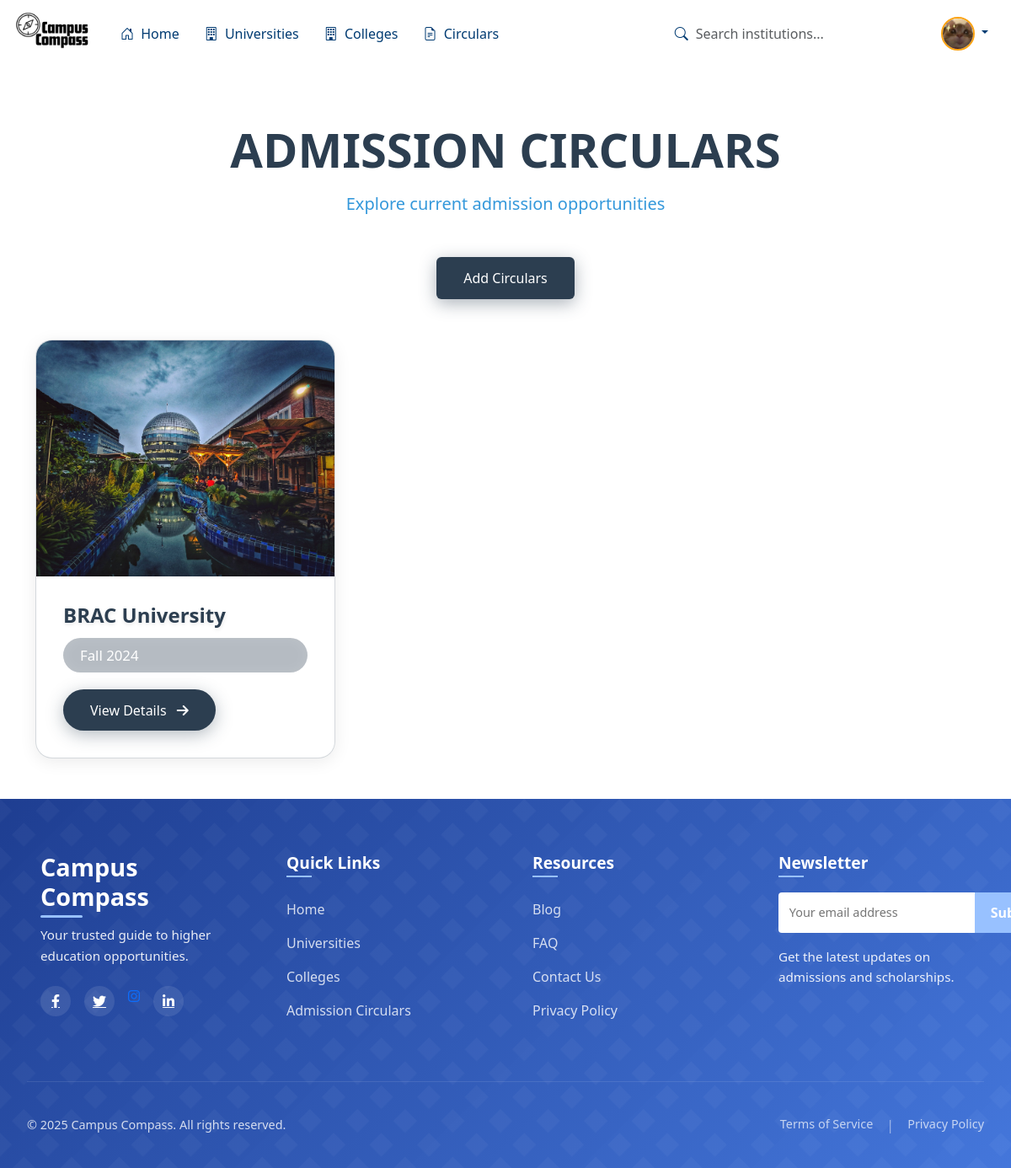
/circulars/ (signed in), run on the app's committed database.
### CC/models.py (models this page shows, shortened)
class CustomUser(AbstractUser):
    groups = models.ManyToManyField(
        'auth.Group',
        verbose_name='groups',
        blank=True,
        help_text='The groups this user belongs to.',
        related_name="customuser_groups",
        related_query_name="customuser",
    )
    user_permissions = models.ManyToManyField(
        'auth.Permission',
        verbose_name='user permissions',
        blank=True,
        help_text='Specific permissions for this user.',
        related_name="customuser_permissions",
        related_query_name="customuser",
    )
    class Meta:
        db_table = 'custom_user'
        verbose_name = 'User'
        verbose_name_plural = 'Users'

class Profile(models.Model):
    user = models.OneToOneField(User, on_delete=models.CASCADE)
    profile_pic = models.ImageField(upload_to='profile_pics/', null=True, blank=True,
                                    validators=[FileExtensionValidator(allowed_extensions=['jpg', 'jpeg', 'png'])])
    bio = models.TextField(max_length=500, blank=True, null=True)
    phone_regex = RegexValidator(
        regex=r'^\+?1?\d{9,15}$',
        message="Phone number must be entered in the format: '+999999999'"
    )
    phone_number = models.CharField(validators=[phone_regex], max_length=17, blank=True, null=True)
    birth_date = models.DateField(null=True, blank=True)
    GENDER_CHOICES = (('M', 'Male'), ('F', 'Female'), ('O', 'Other'))
    gender = models.CharField(max_length=1, choices=GENDER_CHOICES, blank=True, null=True)
    address = models.CharField(max_length=255, blank=True, null=True)
    city = models.CharField(max_length=100, blank=True, null=True)
    country = models.CharField(max_length=100, blank=True, null=True)
    website = models.URLField(max_length=200, blank=True, null=True)
    twitter = models.CharField(max_length=100, blank=True, null=True)
    facebook = models.CharField(max_length=100, blank=True, null=True)
    instagram = models.CharField(max_length=100, blank=True, null=True)
    linkedin = models.CharField(max_length=100, blank=True, null=True)
    created_at = models.DateTimeField(auto_now_add=True)
    updated_at = models.DateTimeField(auto_now=True)
    class Meta:
        verbose_name_plural = "Profiles"

class InstituteInfo(models.Model):
    title = models.CharField(max_length=100)
    category = models.ForeignKey(Category, on_delete=models.CASCADE)
    description = models.TextField()
    location = models.CharField(max_length=100)
    nearby_hostels = models.CharField(max_length=100)
    rank = models.CharField(max_length=100)
    department = models.CharField(max_length=100)
    contact = models.TextField()
    status_choices = (
        ('Closed', 'Closed'),
        ('Apply', 'Apply')
    )
    status = models.CharField(max_length=50, choices=status_choices, default='Closed')

class InstituteImage(models.Model):
    institute = models.ForeignKey(InstituteInfo, on_delete=models.CASCADE, related_name="images")
    image = models.ImageField(upload_to='institutes/')

class Circular(models.Model):
    institute = models.ForeignKey(InstituteInfo, on_delete=models.CASCADE, related_name='circulars')
    title = models.CharField(max_length=200)
    image = models.ImageField(upload_to='circulars/')
    admission_period = models.CharField(max_length=100, default="Fall 2024")
    programs = models.TextField(default="Undergraduation")
    details = models.TextField()
    published_date = models.DateTimeField(default=timezone.now)
    is_active = models.BooleanField(default=True)

### CC/views.py (the view, shortened to what this page needs)
# urls.py: path('circulars/', CC_views.circulars, name='circulars'),
def circulars(request):
    has_is_active = hasattr(Circular, 'is_active')
    try:
        if has_is_active:
            institutes = InstituteInfo.objects.filter(circulars__is_active=True).distinct().prefetch_related('circulars')
        else:
            institutes = InstituteInfo.objects.filter(circulars__isnull=False).distinct().prefetch_related('circulars')
    except Exception as e:
        institutes = InstituteInfo.objects.filter(circulars__isnull=False).distinct().prefetch_related('circulars')
    return render(request, 'CC/circulars.html', {
        'institutes': institutes,
        'user': request.user,
        'has_is_active': has_is_active
    })

### Template/CC/circulars.html (shortened to what this page needs)
{% extends 'base.html' %}
{% load static %}
{% block content %}
<div id="particles-js"></div>
<div class="container py-5">
    <div class="text-center mb-5">
        <h1 class="display-4 fw-bold mb-3" style="color: var(--primary-blue);">
            ADMISSION CIRCULARS
        </h1>
        <p class="lead" style="color: var(--secondary-blue);">Explore current admission opportunities</p>
    </div>
    <div class="text-center mb-5">
        <a href="{% url 'upload_circular' %}" class="btn btn-primary">Add Circulars</a>
    </div>
    {% if institutes %}
    <div class="row g-4">
        {% for institute in institutes %}
            {% if institute.circulars.all %}
            {% with circular=institute.circulars.first %}
            <div class="col-md-6 col-lg-4">
                <div class="circular-card">
                    <div class="circular-image-container">
                        {% if institute.images.first %}
                        <img src="{{ institute.images.first.image.url }}" class="institute-image" alt="{{ institute.title }}">
                        {% else %}
                        <div class="h-100 d-flex align-items-center justify-content-center" style="background: var(--primary-blue);">
                            <i class="fas fa-image fa-3x text-white-50"></i>
                        </div>
                        {% endif %}
                    </div>
                    <div class="circular-content">
                        <h3 class="institute-title">{{ institute.title }}</h3>
                        <span class="admission-period">{{ circular.admission_period|default:"Admission Open" }}</span>
                        <button class="btn view-details-btn" data-bs-toggle="modal" data-bs-target="#circularModal{{ circular.id }}">
                            View Details <i class="fas fa-arrow-right ms-2"></i>
                        </button>
                    </div>
                </div>
            </div>
            {% endwith %}
            {% endif %}
        {% endfor %}
    </div>
    {% endif %}
</div>
{% endblock %}

### Template/navbar.html (shortened to what this page needs)
{% load static %}
<!DOCTYPE html>
<html lang="en">
<head>
    <link href="https://cdn.jsdelivr.net/npm/bootstrap@5.3.0/dist/css/bootstrap.min.css" rel="stylesheet">
    <link rel="stylesheet" href="https://cdn.jsdelivr.net/npm/bootstrap-icons@1.10.0/font/bootstrap-icons.css">
</head>
<body>
    <nav class="navbar navbar-expand-lg navbar-dark navbar-custom fixed-top">
        <div class="container-fluid">
            <a class="navbar-brand" href="{% url 'Home' %}">
                <img src="{% static 'Images/logo5.png' %}" alt="Campus Compass">
            </a>
            <div class="collapse navbar-collapse" id="navbarContent">
                <ul class="navbar-nav me-auto mb-2 mb-lg-0">
                    <li class="nav-item">
                        <a class="nav-link active" href="{% url 'Home' %}"><i class="bi bi-house-door me-1"></i> Home</a>
                    </li>
                    <li class="nav-item">
                        <a class="nav-link" href="{% url 'Universities' %}"><i class="bi bi-building me-1"></i> Universities</a>
                    </li>
                    <li class="nav-item">
                        <a class="nav-link" href="{% url 'Colleges' %}"><i class="bi bi-building me-1"></i> Colleges</a>
                    </li>
                    <li class="nav-item">
                        <a class="nav-link" href="{% url 'circulars' %}"><i class="bi bi-file-earmark-text me-1"></i> Circulars</a>
                    </li>
                </ul>
                <div class="d-flex align-items-center">
                    <form class="d-flex me-3" action="{% url 'search_results' %}" method="get">
                        <div class="search-container">
                            <i class="bi bi-search search-icon"></i>
                            <input class="form-control search-input" name="q" type="search" placeholder="Search institutions..." aria-label="Search">
                        </div>
                    </form>
                    <div class="dropdown">
                        <a class="nav-link dropdown-toggle" href="#" id="userDropdown" role="button" data-bs-toggle="dropdown" aria-expanded="false">
                            {% if user.is_authenticated and user.profile.profile_pic %}
                                <img src="{{ user.profile.profile_pic.url }}" class="user-avatar">
                            {% else %}
                                <img src="{% static 'Images/default-avatar.png' %}" class="user-avatar">
                            {% endif %}
                        </a>
                    </div>
                </div>
            </div>
        </div>
    </nav>
    <div class="container mt-5 pt-5">
    </div>
</body>
</html>

### Template/base.html (style rules this page uses)
body { background-color: white; background-size: cover; background-position: center; background-attachment: fixed; background-repeat: no-repeat; color: white; }

### Template/navbar.html (style rules this page uses)
:root { --navbar-height: 80px; --text-color: #003b72;; --accent-color: #fca311; --accent-color2: #00000085; }
.navbar-custom { background: transparent !important; height: var(--navbar-height); }
.navbar-brand img { height: 100px; transition: all 0.3s ease; }
.nav-link { color: var(--text-color) !important; font-weight: 500; padding: 8px 15px !important; border-radius: 5px; transition: all 0.3s ease; }
.search-container { position: relative; width: 300px; background: transparent !important; }
.search-input { background: transparent !important; border: none !important; color: var(--text-color) !important; padding-left: 40px !important; border-radius: 50px !important; box-shadow: none !important; }
.search-icon { position: absolute; left: 15px; top: 50%; transform: translateY(-50%); color: var(--text-color); z-index: 10; }
.user-avatar { width: 40px; height: 40px; border-radius: 50%; object-fit: cover; border: 2px solid var(--accent-color); }

### Template/CC/circulars.html (style rules this page uses)
:root { --primary-blue: #2c3e50; --secondary-blue: #3498db; --light-blue: #98c1ff; --card-bg: rgba(255, 255, 255, 0.95); --card-border: rgba(44, 62, 80, 0.2); --text-dark: #2c3e50; --text-light: #7f8c8d; --shadow-light: 0 4px 20px rgba(0, 0, 0, 0.08); --shadow-hover: 0 12px 30px rgba(44, 62, 80, 0.2); --modal-bg: rgba(255, 255, 255, 0.98); --modal-border: rgba(44, 62, 80, 0.1); }
#particles-js { position: fixed; width: 100%; height: 100%; top: 0; left: 0; z-index: -1; background-color: white; }
.circular-card { background: var(--card-bg); backdrop-filter: blur(12px); border-radius: 20px; border: 1px solid var(--card-border); transition: all 0.4s cubic-bezier(0.175, 0.885, 0.32, 1.275); overflow: hidden; box-shadow: var(--shadow-light); height: 100%; display: flex; flex-direction: column; min-height: 450px; position: relative; z-index: 1; }
.circular-card::before { content: ''; position: absolute; top: 0; left: 0; right: 0; bottom: 0; background: linear-gradient( 135deg, rgba(44, 62, 80, 0.1) 0%, transparent 70% ); opacity: 0; transition: opacity 0.4s ease; z-index: -1; }
.circular-image-container { height: 280px; overflow: hidden; position: relative; }
.institute-image { width: 100%; height: 100%; object-fit: cover; transition: transform 0.7s ease; }
.circular-content { padding: 2rem; flex-grow: 1; display: flex; flex-direction: column; }
.institute-title { font-size: 1.5rem; font-weight: 600; margin-bottom: 0.75rem; color: var(--text-dark); text-shadow: 0 2px 5px rgba(0,0,0,0.1); }
.admission-period { font-size: 1.05rem; background: rgba(44, 62, 80, 0.35); color: white; display: inline-block; padding: 0.5rem 1.25rem; border-radius: 50px; margin-bottom: 1.25rem; backdrop-filter: blur(5px); box-shadow: inset 0 0 15px rgba(255,255,255,0.1); }
.view-details-btn { background: var(--primary-blue); color: white; border: none; border-radius: 50px; padding: 0.8rem 2rem; font-weight: 500; margin-top: auto; align-self: flex-start; transition: all 0.3s ease; box-shadow: 0 5px 20px rgba(44, 62, 80, 0.35); position: relative; overflow: hidden; }
.view-details-btn::before { content: ''; position: absolute; top: 0; left: -100%; width: 100%; height: 100%; background: linear-gradient( 90deg, transparent, rgba(255,255,255,0.25), transparent ); transition: 0.6s; }
.btn-primary { background: var(--primary-blue); border: none; padding: 0.8rem 2rem; font-weight: 500; transition: all 0.3s ease; position: relative; overflow: hidden; box-shadow: 0 5px 20px rgba(44, 62, 80, 0.4); color: white; }
@media (max-width: 1200px) { .circular-card { min-height: 420px; } }

### data on the page
CustomUser: profile.profile_pic (picture)
InstituteInfo: images.first.image (picture), title "BRAC University", circulars.first.admission_period "Fall 2024"
